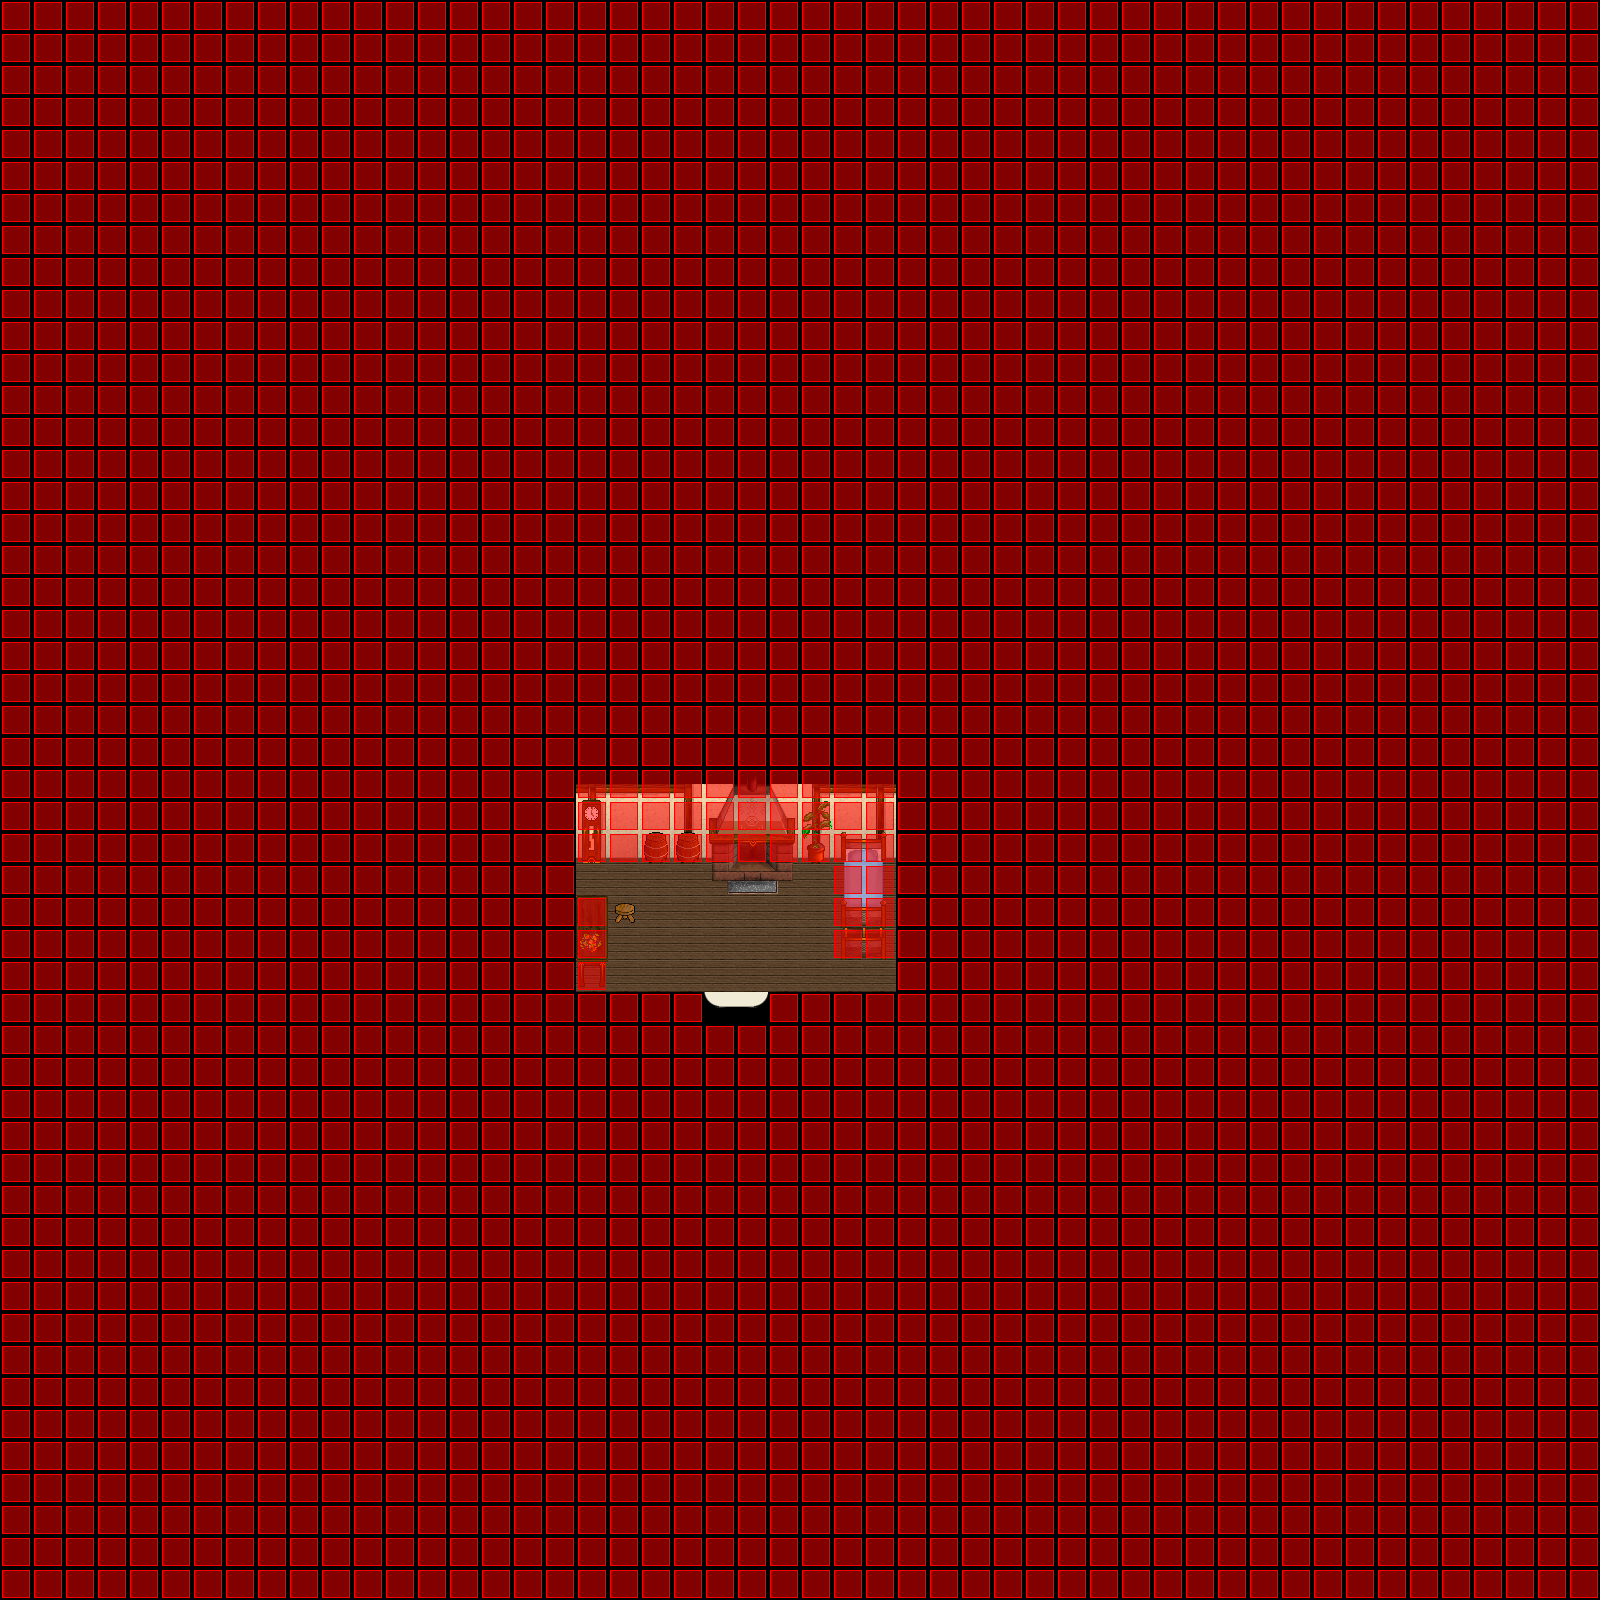

A level layout from a 2D game, rendered from its tile map. Below: a short description, then the map file with tile-grid data replaced by summaries:
An orthogonal 50x50 tile map with 32x32 px tiles, 7 tile layers (Ground, Ground, Ground, Ground, ...), 5 tilesets and 2 objects (WARP, SCRIPT).

<map version="1.0" orientation="orthogonal" width="50" height="50" tilewidth="32" tileheight="32">
 <properties>
  <property name="music" value="inside.ogg" />
 </properties>
 <tileset firstgid="1" name="collision1_32_32" tilewidth="32" tileheight="32">
  <image source="../graphics/tiles/collision1_32_32.png" width="1024" height="1024" />
 </tileset>
 <tileset firstgid="1025" name="indoor3_32_32" tilewidth="32" tileheight="32">
  <image source="../graphics/tiles/indoor3_32_32.png" width="1024" height="1024" />
 </tileset>
 <tileset firstgid="2049" name="indoor2_32_32" tilewidth="32" tileheight="32">
  <image source="../graphics/tiles/indoor2_32_32.png" width="1024" height="1024" />
 </tileset>
 <tileset firstgid="3073" name="indoor2_32_64" tilewidth="32" tileheight="64">
  <image source="../graphics/tiles/indoor2_32_64.png" width="1024" height="1024" />
 </tileset>
 <tileset firstgid="3585" name="indoor2_32_96" tilewidth="32" tileheight="96">
  <image source="../graphics/tiles/indoor2_32_96.png" width="1024" height="960" />
 </tileset>
 <layer name="Ground" width="50" height="50">
  <data>[2500 cells, 2500 non-empty, 4 distinct tile ids]</data>
 </layer>
 <layer name="Ground" width="50" height="50">
  <data>[2500 cells, 30 non-empty, 8 distinct tile ids]</data>
 </layer>
 <layer name="Ground" width="50" height="50">
  <data>[2500 cells, 27 non-empty, 26 distinct tile ids]</data>
 </layer>
 <layer name="Ground" width="50" height="50">
  <data>[2500 cells, 2 non-empty, 2 distinct tile ids]</data>
 </layer>
 <layer name="Fringe" width="50" height="50">
  <data>[2500 cells, 1 non-empty, 1 distinct tile ids]</data>
 </layer>
 <layer name="Over" width="50" height="50">
  <data>[2500 cells, 0 non-empty, 0 distinct tile ids]</data>
 </layer>
 <layer name="Collision" width="50" height="50">
  <data>[2500 cells, 2467 non-empty, 1 distinct tile ids]</data>
 </layer>
 <objectgroup name="Object" width="50" height="50">
  <object name="Warp to city" type="WARP" x="704" y="992" width="64" height="32">
   <properties>
    <property name="DEST_MAP" value="ow-n0004-p0005-o0000" />
    <property name="DEST_X" value="5072" />
    <property name="DEST_Y" value="5006" />
   </properties>
  </object>
  <object name="External Map Events" type="SCRIPT" x="52" y="44" width="24" height="80">
   <properties>
    <property name="FILENAME" value="scripts/maps/iw-castle-cedric-house08-o00-o00-o00.lua" />
   </properties>
  </object>
 </objectgroup>
</map>
